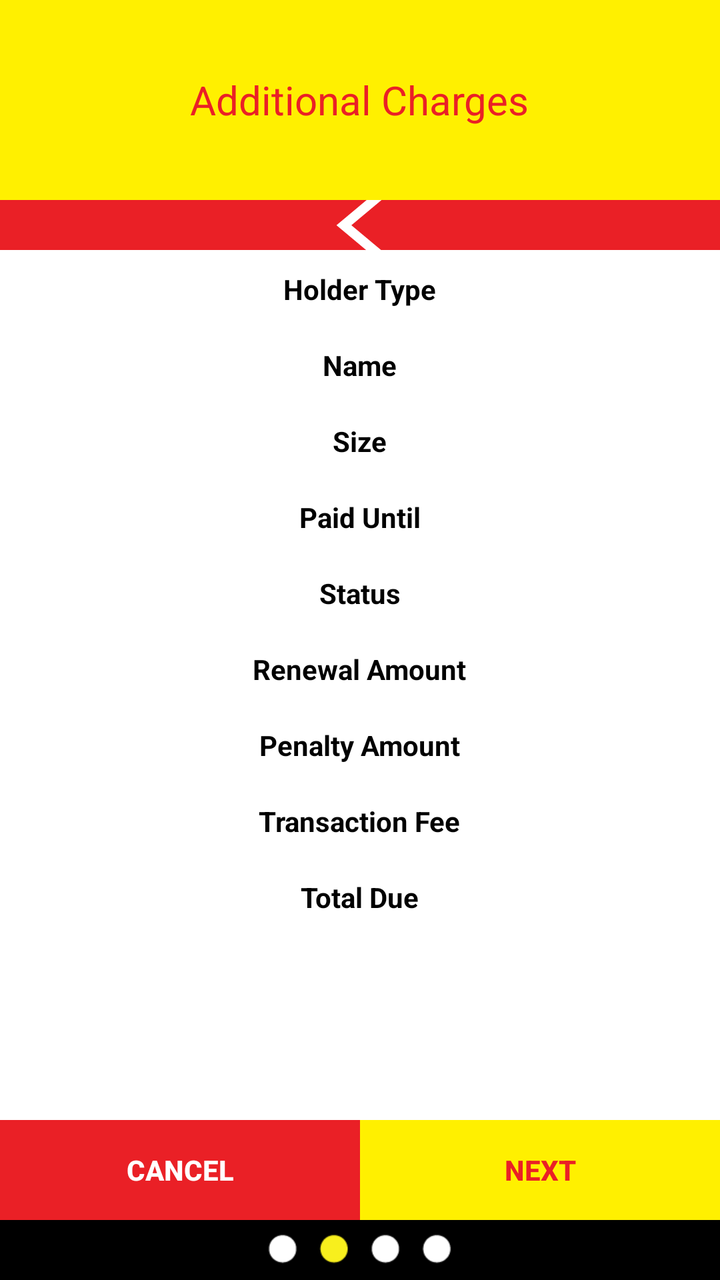
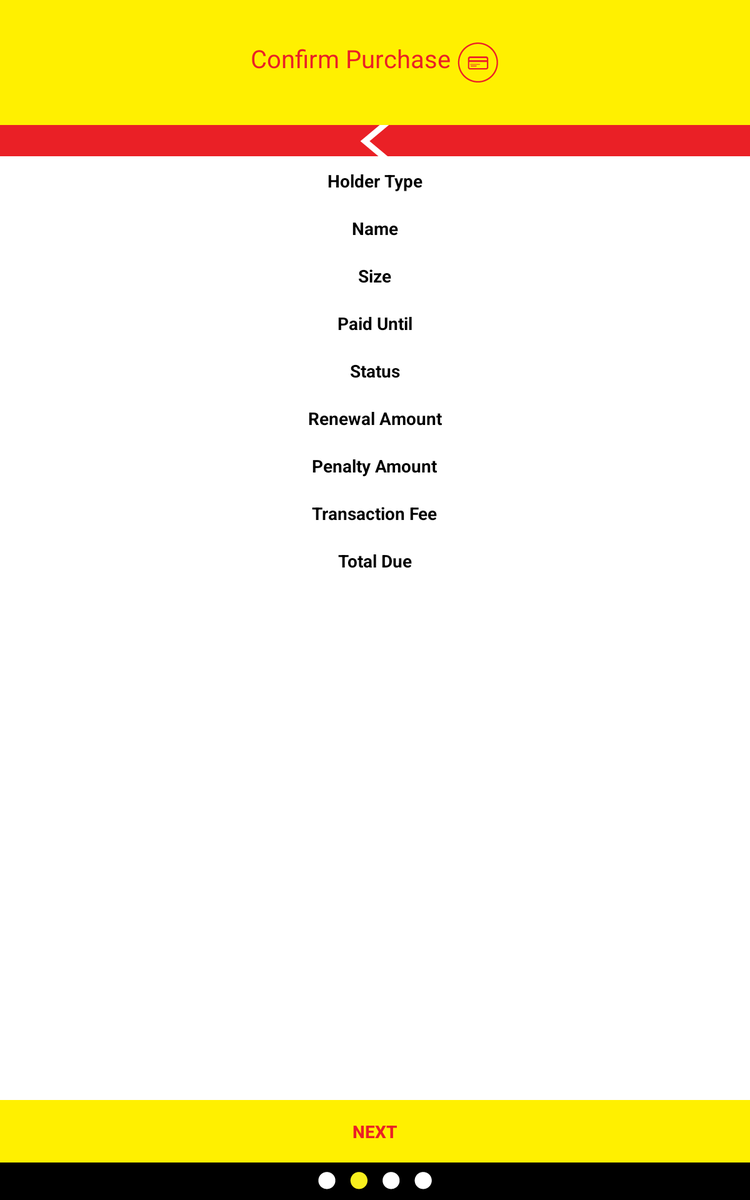

An Android layout and its configuration variant, each rendered on a device that would load it. The default file and the variant file are quoted in full after the pictures.
<!-- AndroidManifest.xml: application theme AppTheme -->
<!-- res/layout/activity_post_box.xml -->
<?xml version="1.0" encoding="utf-8"?>
<LinearLayout xmlns:android="http://schemas.android.com/apk/res/android"
    xmlns:tools="http://schemas.android.com/tools"
    android:layout_width="match_parent"
    android:layout_height="match_parent"
   android:orientation="vertical"
    tools:context="za.co.empirestate.botspost.preamped.PostBox">


    <FrameLayout
        android:layout_width="match_parent"
        android:layout_height="100dp"
        android:background="#FFF000">
        <TextView android:layout_width="wrap_content"
            android:layout_height="wrap_content"
            android:layout_gravity="center"
            android:background="@null"
            android:drawablePadding="5.0dip"
            android:text="Additional Charges"
            android:textColor="#EA2026" android:textSize="20.0sp" />
    </FrameLayout>
    <LinearLayout
        android:id="@+id/btnBack"
        android:layout_width="match_parent"
        android:layout_height="25dp"
        android:background="#EA2026"
        android:gravity="center">
        <ImageButton
            android:id="@+id/imgBack"
            android:layout_width="wrap_content"
            android:layout_height="wrap_content"
            android:background="@null"
            android:src="@drawable/bck_btn" />

    </LinearLayout>
    <LinearLayout
        android:layout_width="fill_parent"
        android:layout_height="0.0dip"
        android:layout_weight="0.6"
        android:background="#ffffffff"
        android:gravity="center_horizontal"
        android:orientation="vertical"
        android:paddingTop="10.0dip">
        <TextView android:id="@+id/txtHolder"
            android:layout_width="wrap_content"
            android:layout_height="wrap_content"
            android:text="Holder Type"
            android:textColor="#ff000000"
            android:textStyle="bold" />
        <TextView
            android:id="@+id/txtHolderType"
            android:layout_width="wrap_content"
            android:layout_height="wrap_content"
            android:text=""
            android:textColor="#ff000000" />
        <TextView
            android:layout_width="wrap_content"
            android:layout_height="wrap_content"
            android:text="Name"
            android:textColor="#ff000000"
            android:textStyle="bold" />
        <TextView
            android:id="@+id/txtName"
            android:layout_width="wrap_content"
            android:layout_height="wrap_content"

            android:textColor="#ff000000" />
        <TextView
            android:layout_width="wrap_content"
            android:layout_height="wrap_content"
            android:text="Size"
            android:textColor="#ff000000"
            android:textStyle="bold" />
        <TextView android:id="@+id/txtSize"
            android:layout_width="wrap_content"
            android:layout_height="wrap_content"
            android:textColor="#ff000000" />
        <TextView android:layout_width="wrap_content"
            android:layout_height="wrap_content"
            android:text="Paid Until"
            android:textColor="#ff000000"
            android:textStyle="bold" />
        <TextView
            android:id="@+id/txtUntil"
            android:layout_width="wrap_content"
            android:layout_height="wrap_content"

            android:textColor="#ff000000" />
        <TextView
            android:layout_width="wrap_content"
            android:layout_height="wrap_content"
            android:text="Status"
            android:textColor="#ff000000"
            android:textStyle="bold" />
        <TextView android:id="@+id/txtStatus"
            android:layout_width="wrap_content"
            android:layout_height="wrap_content"

            android:textColor="#ff000000" />


        <TextView
            android:layout_width="wrap_content"
            android:layout_height="wrap_content"
            android:text="Renewal Amount"
            android:textColor="#ff000000"
            android:textStyle="bold" />
        <TextView android:id="@+id/txtRenewalAmount"
            android:layout_width="wrap_content"
            android:layout_height="wrap_content"
            android:textColor="#ff000000" />
        <TextView
            android:layout_width="wrap_content"
            android:layout_height="wrap_content"
            android:text="Penalty Amount"
            android:textColor="#ff000000"
            android:textStyle="bold" />
        <TextView android:id="@+id/txtPenalty"
            android:layout_width="wrap_content"
            android:layout_height="wrap_content"
            android:textColor="#ff000000" />

        <TextView
            android:layout_width="wrap_content"
            android:layout_height="wrap_content"
            android:text="Transaction Fee"
            android:textColor="#ff000000"
            android:textStyle="bold" />
        <TextView android:id="@+id/txtFee"
            android:layout_width="wrap_content"
            android:layout_height="wrap_content"
            android:textColor="#ff000000" />

        <TextView
            android:layout_width="wrap_content"
            android:layout_height="wrap_content"
            android:text="Total Due"
            android:textColor="#ff000000"
            android:textStyle="bold" />
        <TextView android:id="@+id/txtTotal"
            android:layout_width="wrap_content"
            android:layout_height="wrap_content"
            android:textColor="#ff000000" />
    </LinearLayout>


<LinearLayout
    android:layout_width="match_parent"
    android:layout_height="wrap_content"
    android:orientation="horizontal">

    <Button
        android:id="@+id/btnCancel"
        android:layout_width="match_parent"
        android:layout_height="50dp"
        android:layout_weight="1"
        android:background="#EA2026"
        android:text="CANCEL"
        android:textColor="@android:color/white"
        android:textStyle="bold" />
    <Button
        android:id="@+id/btnNext"
        android:layout_width="match_parent"
        android:layout_height="50dp"
        android:layout_weight="1"
        android:background="#FFF000"
        android:text="NEXT"
        android:textColor="#EA2026"
        android:textStyle="bold" />

</LinearLayout>

    <LinearLayout
        android:layout_width="match_parent"
        android:layout_height="30dp"
        android:layout_alignParentBottom="true"
        android:background="#ff000000"
        android:gravity="center|bottom">

        <ImageView
            android:layout_width="wrap_content"
            android:layout_height="wrap_content"
            android:layout_gravity="center"
            android:src="@drawable/second_dot" />

    </LinearLayout>

</LinearLayout>
<!-- resources referenced by this layout -->
<resources>
  <!-- drawable bck_btn: png bitmap (drawable-hdpi, 339 bytes) -->
  <!-- drawable second_dot: png bitmap (drawable-hdpi, 892 bytes) -->
  <style name="AppTheme" parent="Theme.AppCompat.Light.DarkActionBar">
          <item name="colorAccent">@android:color/black</item>
          <item name="android:textColor">@android:color/black</item>
      </style>
</resources>
<!-- res/layout-sw480dp/activity_post_box.xml (the repository's variant of the layout above) -->
<!-- drawn on a 7-inch tablet held upright -->
<?xml version="1.0" encoding="utf-8"?>
<LinearLayout xmlns:android="http://schemas.android.com/apk/res/android"
    xmlns:tools="http://schemas.android.com/tools"
    android:layout_width="match_parent"
    android:layout_height="match_parent"
   android:orientation="vertical"
    tools:context="za.co.empirestate.botspost.preamped.PostBox">


    <FrameLayout
        android:layout_width="match_parent"
        android:layout_height="100dp"
        android:background="#FFF000">
        <TextView android:layout_width="wrap_content"
            android:layout_height="wrap_content"
            android:layout_gravity="center"
            android:background="@null"
            android:drawablePadding="5.0dip"
            android:drawableRight="@drawable/payment_details_icon"
            android:text="Confirm Purchase"
            android:textColor="#EA2026" android:textSize="20.0sp" />
    </FrameLayout>
    <LinearLayout
        android:id="@+id/btnBack"
        android:layout_width="match_parent"
        android:layout_height="25dp"
        android:background="#EA2026"
        android:gravity="center">
        <ImageButton
            android:id="@+id/imgBack"
            android:layout_width="wrap_content"
            android:layout_height="wrap_content"
            android:background="@null"
            android:src="@drawable/bck_btn" />

    </LinearLayout>
    <LinearLayout
        android:layout_width="fill_parent"
        android:layout_height="0.0dip"
        android:layout_weight="0.6"
        android:background="#ffffffff"
        android:gravity="center_horizontal"
        android:orientation="vertical"
        android:paddingTop="10.0dip">
        <TextView android:id="@+id/txtHolder"
            android:layout_width="wrap_content"
            android:layout_height="wrap_content"
            android:text="Holder Type"
            android:textColor="#ff000000"
            android:textStyle="bold" />
        <TextView
            android:id="@+id/txtHolderType"
            android:layout_width="wrap_content"
            android:layout_height="wrap_content"
            android:text=""
            android:textColor="#ff000000" />
        <TextView
            android:layout_width="wrap_content"
            android:layout_height="wrap_content"
            android:text="Name"
            android:textColor="#ff000000"
            android:textStyle="bold" />
        <TextView
            android:id="@+id/txtName"
            android:layout_width="wrap_content"
            android:layout_height="wrap_content"

            android:textColor="#ff000000" />
        <TextView
            android:layout_width="wrap_content"
            android:layout_height="wrap_content"
            android:text="Size"
            android:textColor="#ff000000"
            android:textStyle="bold" />
        <TextView android:id="@+id/txtSize"
            android:layout_width="wrap_content"
            android:layout_height="wrap_content"
            android:textColor="#ff000000" />
        <TextView android:layout_width="wrap_content"
            android:layout_height="wrap_content"
            android:text="Paid Until"
            android:textColor="#ff000000"
            android:textStyle="bold" />
        <TextView
            android:id="@+id/txtUntil"
            android:layout_width="wrap_content"
            android:layout_height="wrap_content"

            android:textColor="#ff000000" />
        <TextView
            android:layout_width="wrap_content"
            android:layout_height="wrap_content"
            android:text="Status"
            android:textColor="#ff000000"
            android:textStyle="bold" />
        <TextView android:id="@+id/txtStatus"
            android:layout_width="wrap_content"
            android:layout_height="wrap_content"

            android:textColor="#ff000000" />


        <TextView
            android:layout_width="wrap_content"
            android:layout_height="wrap_content"
            android:text="Renewal Amount"
            android:textColor="#ff000000"
            android:textStyle="bold" />
        <TextView android:id="@+id/txtRenewalAmount"
            android:layout_width="wrap_content"
            android:layout_height="wrap_content"
            android:textColor="#ff000000" />
        <TextView
            android:layout_width="wrap_content"
            android:layout_height="wrap_content"
            android:text="Penalty Amount"
            android:textColor="#ff000000"
            android:textStyle="bold" />
        <TextView android:id="@+id/txtPenalty"
            android:layout_width="wrap_content"
            android:layout_height="wrap_content"
            android:textColor="#ff000000" />

        <TextView
            android:layout_width="wrap_content"
            android:layout_height="wrap_content"
            android:text="Transaction Fee"
            android:textColor="#ff000000"
            android:textStyle="bold" />
        <TextView android:id="@+id/txtFee"
            android:layout_width="wrap_content"
            android:layout_height="wrap_content"
            android:textColor="#ff000000" />

        <TextView
            android:layout_width="wrap_content"
            android:layout_height="wrap_content"
            android:text="Total Due"
            android:textColor="#ff000000"
            android:textStyle="bold" />
        <TextView android:id="@+id/txtTotal"
            android:layout_width="wrap_content"
            android:layout_height="wrap_content"
            android:textColor="#ff000000" />
    </LinearLayout>


<LinearLayout
    android:layout_width="match_parent"
    android:layout_height="wrap_content"
    android:orientation="horizontal">

    <Button
        android:id="@+id/btnNext"
        android:layout_width="match_parent"
        android:layout_height="50dp"
        android:layout_weight="1"
        android:background="#FFF000"
        android:text="NEXT"
        android:textColor="#EA2026"
        android:textStyle="bold" />

</LinearLayout>

    <LinearLayout
        android:layout_width="match_parent"
        android:layout_height="30dp"
        android:layout_alignParentBottom="true"
        android:background="#ff000000"
        android:gravity="center|bottom">

        <ImageView
            android:layout_width="wrap_content"
            android:layout_height="wrap_content"
            android:layout_gravity="center"
            android:src="@drawable/second_dot" />

    </LinearLayout>

</LinearLayout>
<!-- resources referenced by the variant -->
<!-- as a 7-inch tablet held upright resolves them -->
<resources>
  <!-- drawable bck_btn: png bitmap (drawable-hdpi, 339 bytes) -->
  <!-- drawable payment_details_icon: png bitmap (drawable-hdpi, 1066 bytes) -->
  <!-- drawable second_dot: png bitmap (drawable-hdpi, 892 bytes) -->
  <style name="AppTheme" parent="Theme.AppCompat.Light.DarkActionBar">
          <item name="colorAccent">@android:color/black</item>
          <item name="android:textColor">@android:color/black</item>
      </style>
</resources>
